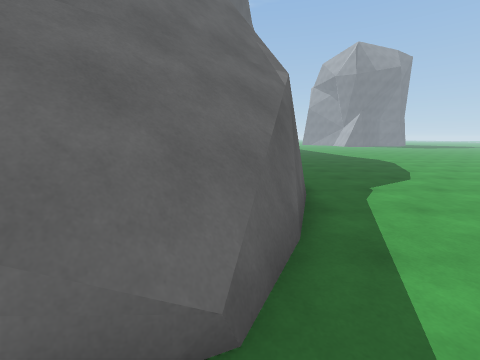
View 1 (above)

17 first-person views from a walk through a 3-D level made in the Unity game engine. The camera is 1.5 m above the floor, tilts 10° down and sees 90° across. The floor is counted in squares, 1 m on a side. Each view is taken from the middle of a square. On the plan, view 1 faces up. The plan holds only what a view shows up to about 13 squares ahead; the rest is blank. The place goes on beyond the plan. The player character is not drawn.

View 2
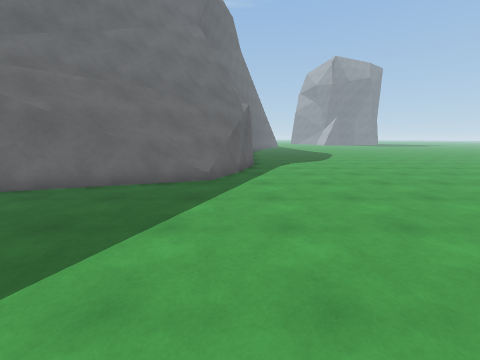

View 3
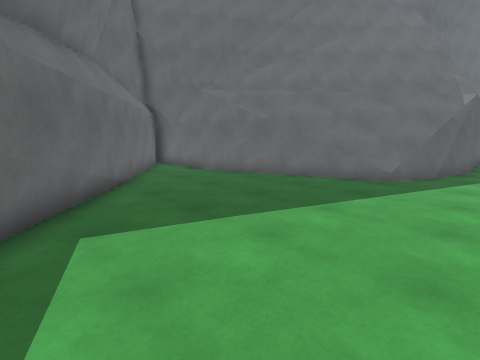

View 4
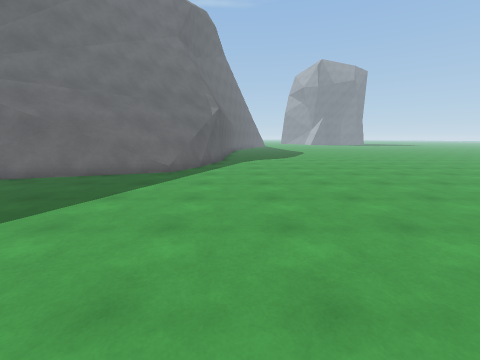

View 5
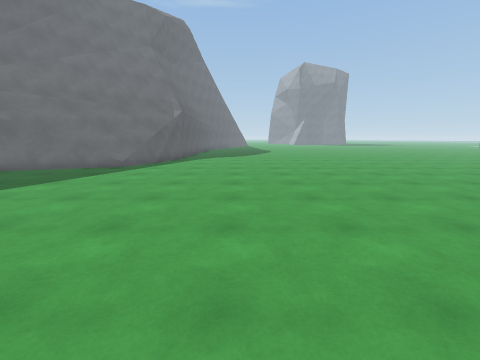

View 6
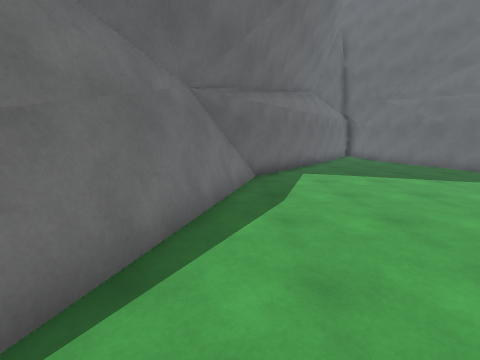

View 7
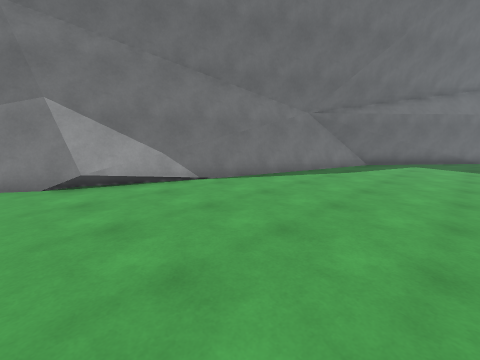

View 8
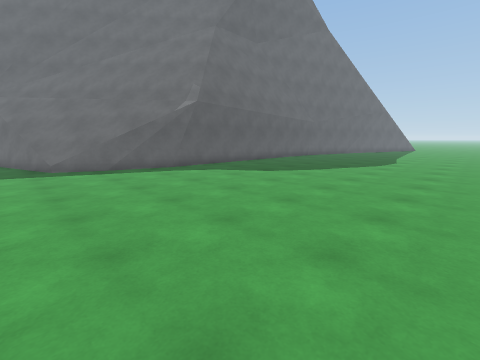

View 9
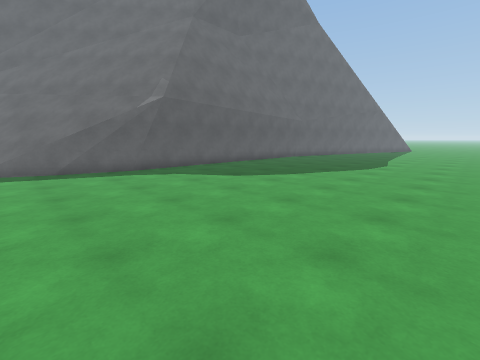

View 10
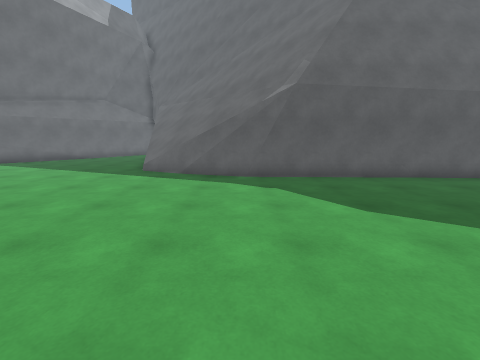

View 11
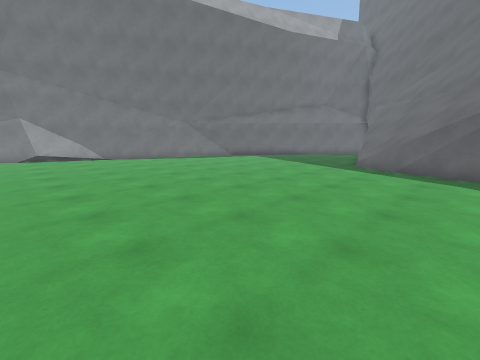

View 12
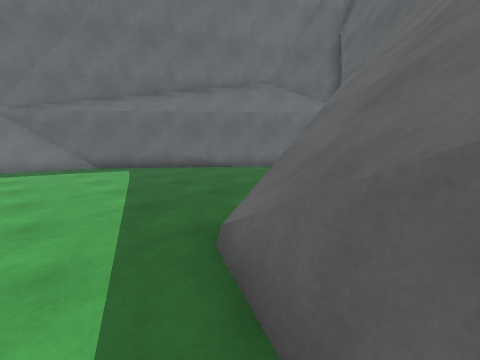

View 13
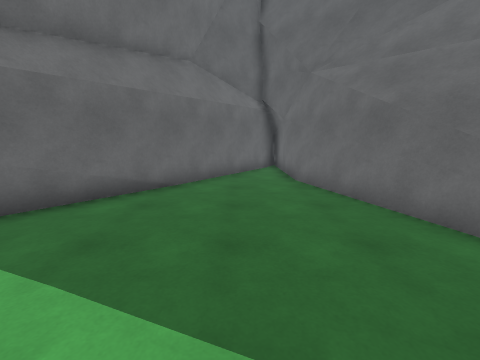

View 14
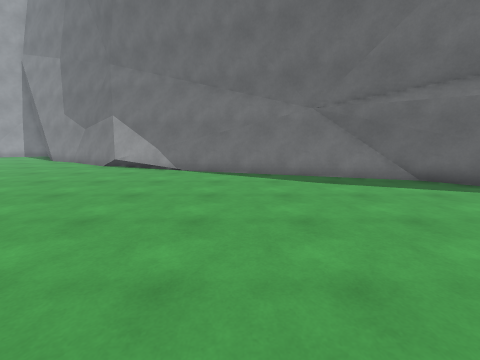

View 15
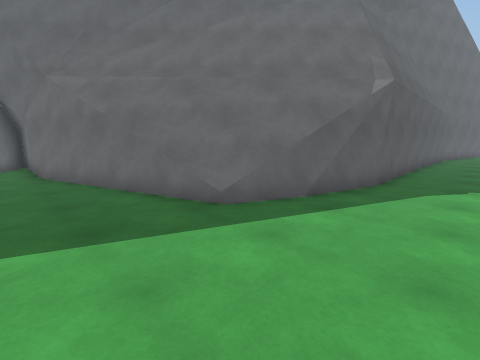

View 16
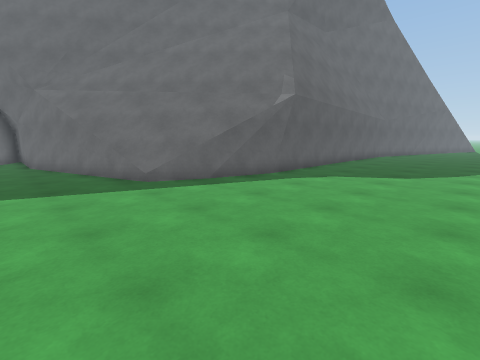

View 17
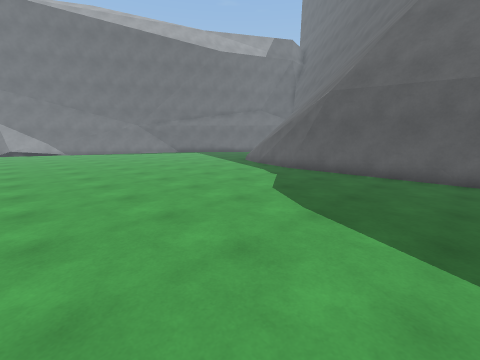

### Floor plan
Key: @ floor where view 1 was taken; # wall or solid block; x gap in a wall; . main floor; : floor 1 m higher than the main floor; + floor 1.75 m higher than the main floor; * floor 2.25 m higher than the main floor; % floor 2.5 m higher than the main floor; & floor 2.75 m higher than the main floor; $ floor 3 m higher than the main floor; = window, fence, low wall or low ledge; v drop or lower ground.
Columns run from 11 left of view 1 to 13 right of it. Each row starts with its distance up from view 1.
 13              #...........
 12              #...........
 11              #...........
 10              #...........
  9            ###...........
  8          #####...........
  7         ###=##...........
  6        ###=###...........
  5       ###=$%#............
  4      ##=#$%#=............
  3    ###=#$*+=.............
  2    ##= &*+:=.............
  1   ##=###x=...............
  0   ##v=#=...@.............
 -1 #####....................
 -2 #........................
 -3 ###......................
 -4   ##.....................
 -5    ###...................
 -6      ##..................
 -7       ##.................
 -8        ###...............
 -9          ##..............
-10           ###............
-11            ######........
-12                #####.....
-13                   #####..
-14                      ####

Where each view was taken, in squares from view 1:
view 1: 0 up, 0 right, facing up
view 2: 7 down, 1 right, facing up
view 3: 8 down, 2 right, facing up-left
view 4: 9 down, 3 right, facing up
view 5: 11 down, 6 right, facing up
view 6: 10 down, 8 right, facing left
view 7: 5 down, 13 right, facing down-left
view 8: 0 up, 13 right, facing up-left
view 9: 2 up, 13 right, facing up-left
view 10: 6 up, 11 right, facing left
view 11: 6 up, 13 right, facing down-left
view 12: 4 up, 2 right, facing down-left
view 13: 3 down, 1 right, facing left
view 14: 1 down, 5 right, facing down
view 15: 2 down, 4 right, facing up-left
view 16: 2 down, 8 right, facing up-left
view 17: 13 up, 12 right, facing down-left
